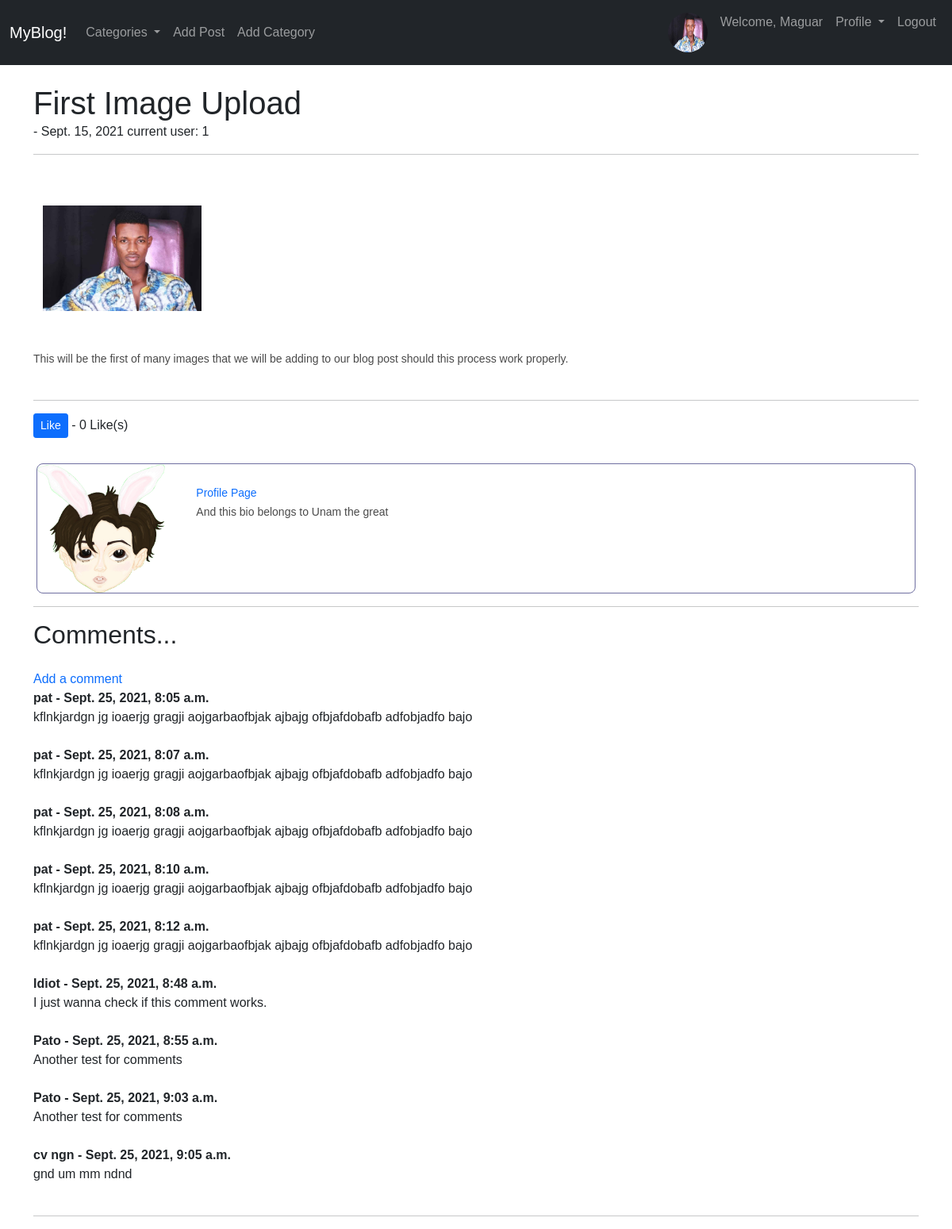
Screenshot of /article/33 (signed in) with the database file from the repository.
### myblog/models.py (models this page shows, shortened)
class Profile(models.Model):
    user = models.OneToOneField(User, null=True, on_delete=models.CASCADE)
    bio = models.TextField()
    profile_pic = models.ImageField(null=True, blank=True, upload_to="images/profile/")
    website_url = models.CharField(max_length=255, null=True, blank=True)
    fb_url = models.CharField(max_length=255, null=True, blank=True)
    twitter_url = models.CharField(max_length=255, null=True, blank=True)
    instagram_url = models.CharField(max_length=255, null=True, blank=True)
    pinterest_url = models.CharField(max_length=255, null=True, blank=True)

class Post(models.Model):
    title = models.CharField(max_length=255)
    header_image = models.ImageField(null=True, blank=True, upload_to="images/")
    full_path = models.TextField(default='myblog/')
    title_tag = models.CharField(max_length=63)
    meta_keywords = models.CharField(max_length=255, default='new')
    meta_description = models.CharField(max_length=255, default='new')
    author = models.ForeignKey(User, on_delete=models.CASCADE)
    body = RichTextField(blank=True, null=True)
    post_date = models.DateField(default=timezone.now)
    category = models.CharField(max_length=255, default='coding')
    snippet = models.CharField(max_length=255)
    likes = models.ManyToManyField(User, related_name='blog_posts')
    slug = models.SlugField(max_length=250, unique_for_date='post_date')
    def total_likes(self):
        return self.likes.count()

class Comment(models.Model):
    post = models.ForeignKey(Post, related_name="comments", on_delete=models.CASCADE)
    name = models.CharField(max_length=255)
    body = models.TextField()
    date_added = models.DateTimeField(auto_now_add=True)

### myblog/views.py (the view)
# urls.py: path('article/<int:pk>', ArticleDetailView.as_view(), name="article-detail"),
class ArticleDetailView(DetailView):
    model = Post
    template_name = 'article_details.html'
    def get_context_data(self, *args, **kwargs):
        cat_menu = Category.objects.all()
        context = super(ArticleDetailView, self).get_context_data(*args, **kwargs)
        stuff = get_object_or_404(Post, id=self.kwargs['pk'])
        total_likes = stuff.total_likes()#we call the fn in our Post model
        liked = False
        if stuff.likes.filter(id=self.request.user.id).exists():
            liked = True#Pass this as context for us on template
        context["cat_menu"] = cat_menu
        context["total_likes"] = total_likes#We can then access this from our article-detail template when we call
        context["liked"] = liked
        return context

### myblog/models.py (called while the page is built)
    def __str__(self):
        return self.name

### myblog/templates/article_details.html (shortened to what this page needs)
{% extends 'base.html' %}
{% load static %}
{% block content %}
    <h1>{{ post.title }}</h1>
        {{ post.author.first_name }} {{ post.author.last_name }} - {{ post.post_date }}
    current user: {{ user.id }}<br/>
    <hr/>
    <br/>
    <br/>
    {% if post.header_image %}
      <div class="container">
        <img src="{{ post.header_image.url }}" class="img-fluid" height=200 width=200 />
      </div>
    {% endif %}
    <br/><br/>
    {{ post.body|safe }}
    <br/><hr/>
    <form action="{% url 'like_post' post.pk %}" method="POST">
      {% if user.is_authenticated %}
        {% if liked %}
          <button type="submit", name="post_id", value="{{ post.id }}", class="btn btn-danger btn-sm">
            unlike
          </button>
        {% else %}
          <button type="submit", name="post_id", value="{{ post.id }}", class="btn btn-primary btn-sm">
            Like
          </button>
        {% endif %}
        - {{ total_likes }} Like(s)
      {% else %}
        <strong>You need to <a href="{% url 'login' %}">Login</a> to Like or comment on this post</strong>
      {% endif %}
    </form>
    <br/>
    <div class="card mb-3">
      <div class="row g-0">
        <div class="col-md-2">
          {% if post.author.profile.profile_pic %}
            <img src="{{ post.author.profile.profile_pic.url }}" class="img-fluid rounded-start" alt="writer image">
          {% else %}
            <img src="{% static 'default_img/default.png' %}" class="img-fluid rounded-start" alt="writer image">
          {% endif %}
         </div>
        <div class="col-md-10">
          <div class="card-body">
            <p class="small text-muted">
              <a href="{% url 'show_profile_page' post.author.profile.id %}">Profile Page</a>
            </p>
            <p class="card-text">{{ post.author.profile.bio }}</p>
          </div>
        </div>
      </div>
    </div>
    <hr/>
    <h2>Comments...</h2>
    <br/>
    {% if not post.comments.all %}
      No comments Yet...<a href="{% url 'add_comment' post.pk %}">Add a comment</a>
    {% else %}
      <a href="{% url 'add_comment' post.pk %}">Add a comment</a>
      <br/>
      {% for comment in post.comments.all %}
        <strong>
          {{ comment.name }} -
          {{ comment.date_added }}
        </strong>
        <br/>
        {{ comment.body }}
        <br/><br/>
      {% endfor %}
    {% endif %}
    <hr/>
{% endblock %}

### myblog/templates/base.html (shortened to what this page needs)
{% load cms_tags menu_tags sekizai_tags %}
{% load static %}
<!doctype html>
<html lang="en">
  <head>
    <link href="https://cdn.jsdelivr.net/npm/bootstrap@5.1.0/dist/css/bootstrap.min.css" rel="stylesheet">
    <link href="{% static 'main.css' %}" rel="stylesheet">
  </head>
  <body>
    <nav class="navbar navbar-expand-lg navbar-dark bg-dark">
      <div class="container-fluid">
        <a class="navbar-brand" href="{% url 'home' %}">MyBlog!</a>
        <div class="collapse navbar-collapse" id="navbarSupportedContent">
          <ul class="navbar-nav me-auto mb-2 mb-lg-0">
            {% if cat_menu %}
            <li class="nav-item dropdown">
              <a class="nav-link dropdown-toggle" href="#" id="navbarDropdown" role="button" data-bs-toggle="dropdown" aria-expanded="false">
                Categories
              </a>
            </li>
            {% else %}
              <li class="nav-item">
                <a class="nav-link" href="{% url 'category-list' %}">Categories</a>
              </li>
            {% endif %}
            {% if user.is_authenticated %}
              <li class="nav-item">
                <a class="nav-link" href="{% url 'add_post' %}">Add Post</a>
              </li>
              <li class="nav-item">
                <a class="nav-link" href="{% url 'add_category' %}">Add Category</a>
              </li>
            {% endif %}
          </ul>
          <ul class="navbar-nav ml-auto mb-2 mb-lg-0">
            {% if user.is_authenticated %}
              <li class="nav-item">
                {% if user.profile.profile_pic %}
                  <a class="nav-link" href="#">
                    <img src="{{ user.profile.profile_pic.url }}" class="rounded-circle" alt="" width=5
                    height=5>
                  </a>
                {% else %}
                  <img src="{% static 'default_img/default.png' %}" class="rounded-circle" alt="" width=5 height=5/>
                {% endif %}
              </li>
              <li class="nav-item">
                <a class="nav-link" href="{% url 'show_profile_page' user.profile.id %}">Welcome, {{ user.username }}</a>
              </li>
              <li class="nav-item dropdown">
                <a class="nav-link dropdown-toggle" href="#" id="navbarDropdown" role="button" data-bs-toggle="dropdown" aria-expanded="false">
                  Profile
                </a>
              </li>
              <li class="nav-item">
                <a class="nav-link" href="{% url 'logout' %}">Logout</a>
              </li>
            {% endif %}
          </ul>
        </div>
      </div>
    </nav>
    <br/>
    <div class="container">
      {% block content %}
      {% endblock %}
    </div>
  </body>
</html>

### myblog/static/main.css (style rules this page uses)
body { font-family: 'Poppins', sans-serif; overflow-x: hidden; text-rendering: optimizeLegibility; -webkit-font-smoothing: antialiased; -moz-osx-font-smoothing: grayscale; }
.card { height: 100%; border-radius: 8px; border: 1px solid rgb(111, 111, 161); margin: 8px 4px; }
p { margin-bottom: 0px; font-size: 14px; font-weight: 300; color: #4a4a4a; line-height: 24px; }
a { text-decoration: none!important; }
ul { padding: 0; margin: 0; list-style: none; }
h1,h2,h3,h4,h5,h6 { margin: 0px; }
.rounded-circle { width: 50px; height: 50px; }

### rows the page displays
Post: title "First Image Upload", post_date "Sept. 15, 2021", header_image (picture), body "This will be the first of many images that we will be adding to our blog post should this process work properly.", author.profile.bio "And this bio belongs to Unam the great"
Comment: name "pat", date_added "Sept. 25, 2021, 8:05 a.m.", body "kflnkjardgn jg ioaerjg gragji aojgarbaofbjak ajbajg ofbjafdobafb adfobjadfo bajo"
Comment: name "pat", date_added "Sept. 25, 2021, 8:07 a.m.", body "kflnkjardgn jg ioaerjg gragji aojgarbaofbjak ajbajg ofbjafdobafb adfobjadfo bajo"
Comment: name "pat", date_added "Sept. 25, 2021, 8:08 a.m.", body "kflnkjardgn jg ioaerjg gragji aojgarbaofbjak ajbajg ofbjafdobafb adfobjadfo bajo"
Comment: name "pat", date_added "Sept. 25, 2021, 8:10 a.m.", body "kflnkjardgn jg ioaerjg gragji aojgarbaofbjak ajbajg ofbjafdobafb adfobjadfo bajo"
Comment: name "pat", date_added "Sept. 25, 2021, 8:12 a.m.", body "kflnkjardgn jg ioaerjg gragji aojgarbaofbjak ajbajg ofbjafdobafb adfobjadfo bajo"
Comment: name "Idiot", date_added "Sept. 25, 2021, 8:48 a.m.", body "I just wanna check if this comment works."
Comment: name "Pato", date_added "Sept. 25, 2021, 8:55 a.m.", body "Another test for comments"
Comment: name "Pato", date_added "Sept. 25, 2021, 9:03 a.m.", body "Another test for comments"
Comment: name "cv ngn", date_added "Sept. 25, 2021, 9:05 a.m.", body "gnd um mm ndnd"

### other values shown
{{ user.username }} "Maguar"
{{ user.id }} "1"
{{ total_likes }} "0"
